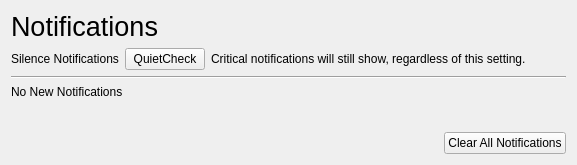
    <widget class="QFrame" name="notificationsFrame">
     <property name="frameShape">
      <enum>QFrame::NoFrame</enum>
     </property>
     <property name="frameShadow">
      <enum>QFrame::Raised</enum>
     </property>
     <layout class="QVBoxLayout" name="verticalLayout_7">
      <item>
       <widget class="QLabel" name="label_12">
        <property name="font">
         <font>
          <pointsize>20</pointsize>
         </font>
        </property>
        <property name="text">
         <string>Notifications</string>
        </property>
       </widget>
      </item>
      <item>
       <layout class="QHBoxLayout" name="horizontalLayout_16">
        <property name="topMargin">
         <number>0</number>
        </property>
        <item>
         <widget class="QLabel" name="label_17">
          <property name="text">
           <string>Silence Notifications</string>
          </property>
         </widget>
        </item>
        <item>
         <widget class="Switch" name="QuietCheck">
          <property name="text">
           <string>QuietCheck</string>
          </property>
         </widget>
        </item>
        <item>
         <widget class="QLabel" name="label_19">
          <property name="text">
           <string>Critical notifications will still show, regardless of this setting.</string>
          </property>
         </widget>
        </item>
        <item>
         <spacer name="horizontalSpacer_10">
          <property name="orientation">
           <enum>Qt::Horizontal</enum>
          </property>
          <property name="sizeHint" stdset="0">
           <size>
            <width>40</width>
            <height>20</height>
           </size>
          </property>
         </spacer>
        </item>
       </layout>
      </item>
      <item>
       <widget class="Line" name="line_2">
        <property name="orientation">
         <enum>Qt::Horizontal</enum>
        </property>
       </widget>
      </item>
      <item>
       <widget class="QLabel" name="noNotifications">
        <property name="text">
         <string>No New Notifications</string>
        </property>
       </widget>
      </item>
      <item>
       <widget class="QFrame" name="notificationsList">
        <property name="frameShape">
         <enum>QFrame::NoFrame</enum>
        </property>
        <property name="frameShadow">
         <enum>QFrame::Raised</enum>
        </property>
        <layout class="QVBoxLayout" name="verticalLayout_9">
         <property name="leftMargin">
          <number>0</number>
         </property>
         <property name="topMargin">
          <number>0</number>
         </property>
         <property name="rightMargin">
          <number>0</number>
         </property>
         <property name="bottomMargin">
          <number>0</number>
         </property>
        </layout>
       </widget>
      </item>
      <item>
       <spacer name="verticalSpacer_6">
        <property name="orientation">
         <enum>Qt::Vertical</enum>
        </property>
        <property name="sizeHint" stdset="0">
         <size>
          <width>20</width>
          <height>21</height>
         </size>
        </property>
       </spacer>
      </item>
      <item>
       <layout class="QHBoxLayout" name="horizontalLayout_11">
        <property name="topMargin">
         <number>0</number>
        </property>
        <item>
         <spacer name="horizontalSpacer_8">
          <property name="orientation">
           <enum>Qt::Horizontal</enum>
          </property>
          <property name="sizeHint" stdset="0">
           <size>
            <width>40</width>
            <height>20</height>
           </size>
          </property>
         </spacer>
        </item>
        <item>
         <widget class="QPushButton" name="clearAllNotifications">
          <property name="text">
           <string>Clear All Notifications</string>
          </property>
          <property name="icon">
           <iconset theme="edit-clear">
            <normaloff>.</normaloff>.</iconset>
          </property>
         </widget>
        </item>
       </layout>
      </item>
     </layout>
    </widget>
